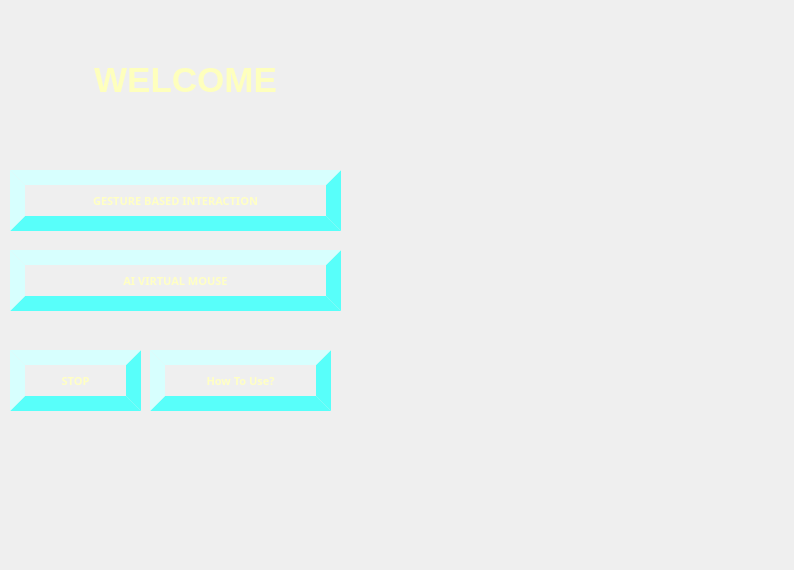
<?xml version="1.0" encoding="UTF-8"?>
<ui version="4.0">
 <class>ProjectUI</class>
 <widget class="QMainWindow" name="ProjectUI">
  <property name="geometry">
   <rect>
    <x>0</x>
    <y>0</y>
    <width>794</width>
    <height>570</height>
   </rect>
  </property>
  <property name="windowTitle">
   <string>MainWindow</string>
  </property>
  <widget class="QWidget" name="centralwidget">
   <widget class="QLabel" name="label">
    <property name="geometry">
     <rect>
      <x>0</x>
      <y>0</y>
      <width>791</width>
      <height>571</height>
     </rect>
    </property>
    <property name="font">
     <font>
      <family>MS Serif</family>
      <pointsize>18</pointsize>
      <weight>75</weight>
      <bold>true</bold>
     </font>
    </property>
    <property name="text">
     <string/>
    </property>
    <property name="pixmap">
     <pixmap>../myjarvis/images/JxUA.gif</pixmap>
    </property>
    <property name="scaledContents">
     <bool>true</bool>
    </property>
    <property name="alignment">
     <set>Qt::AlignLeading|Qt::AlignLeft|Qt::AlignTop</set>
    </property>
    <property name="wordWrap">
     <bool>false</bool>
    </property>
   </widget>
   <widget class="QLabel" name="label_2">
    <property name="geometry">
     <rect>
      <x>10</x>
      <y>60</y>
      <width>351</width>
      <height>71</height>
     </rect>
    </property>
    <property name="font">
     <font>
      <pointsize>26</pointsize>
      <weight>75</weight>
      <bold>true</bold>
     </font>
    </property>
    <property name="styleSheet">
     <string notr="true">color: rgb(254, 255, 189);</string>
    </property>
    <property name="text">
     <string>WELCOME</string>
    </property>
    <property name="alignment">
     <set>Qt::AlignHCenter|Qt::AlignTop</set>
    </property>
   </widget>
   <widget class="QPushButton" name="pushButton">
    <property name="geometry">
     <rect>
      <x>10</x>
      <y>170</y>
      <width>331</width>
      <height>61</height>
     </rect>
    </property>
    <property name="font">
     <font>
      <family>Arial Black</family>
      <pointsize>8</pointsize>
      <weight>75</weight>
      <italic>false</italic>
      <bold>true</bold>
     </font>
    </property>
    <property name="cursor">
     <cursorShape>PointingHandCursor</cursorShape>
    </property>
    <property name="mouseTracking">
     <bool>false</bool>
    </property>
    <property name="styleSheet">
     <string notr="true">color: rgb(255, 255, 196);
border-color: rgb(88, 255, 250);
background-color: transparent;
border-width:15px;
border-style:outset;
</string>
    </property>
    <property name="text">
     <string>GESTURE BASED INTERACTION</string>
    </property>
   </widget>
   <widget class="QPushButton" name="pushButton_2">
    <property name="geometry">
     <rect>
      <x>10</x>
      <y>250</y>
      <width>331</width>
      <height>61</height>
     </rect>
    </property>
    <property name="font">
     <font>
      <family>Arial Black</family>
      <pointsize>8</pointsize>
      <weight>75</weight>
      <italic>false</italic>
      <bold>true</bold>
     </font>
    </property>
    <property name="cursor">
     <cursorShape>PointingHandCursor</cursorShape>
    </property>
    <property name="mouseTracking">
     <bool>false</bool>
    </property>
    <property name="styleSheet">
     <string notr="true">color: rgb(255, 255, 196);
border-color: rgb(88, 255, 250);
background-color: transparent;
border-width:15px;
border-style:outset;
</string>
    </property>
    <property name="text">
     <string>AI VIRTUAL MOUSE</string>
    </property>
   </widget>
   <widget class="QPushButton" name="pushButton_3">
    <property name="geometry">
     <rect>
      <x>10</x>
      <y>350</y>
      <width>131</width>
      <height>61</height>
     </rect>
    </property>
    <property name="font">
     <font>
      <family>Arial Black</family>
      <pointsize>8</pointsize>
      <weight>75</weight>
      <italic>false</italic>
      <bold>true</bold>
     </font>
    </property>
    <property name="cursor">
     <cursorShape>PointingHandCursor</cursorShape>
    </property>
    <property name="mouseTracking">
     <bool>false</bool>
    </property>
    <property name="styleSheet">
     <string notr="true">color: rgb(255, 255, 196);
border-color: rgb(88, 255, 250);
background-color: transparent;
border-width:15px;
border-style:outset;
</string>
    </property>
    <property name="text">
     <string>STOP</string>
    </property>
   </widget>
   <widget class="QPushButton" name="pushButton_4">
    <property name="geometry">
     <rect>
      <x>150</x>
      <y>350</y>
      <width>181</width>
      <height>61</height>
     </rect>
    </property>
    <property name="font">
     <font>
      <family>Arial Black</family>
      <pointsize>8</pointsize>
      <weight>75</weight>
      <italic>false</italic>
      <bold>true</bold>
     </font>
    </property>
    <property name="cursor">
     <cursorShape>PointingHandCursor</cursorShape>
    </property>
    <property name="mouseTracking">
     <bool>false</bool>
    </property>
    <property name="styleSheet">
     <string notr="true">color: rgb(255, 255, 196);
border-color: rgb(88, 255, 250);
background-color: transparent;
border-width:15px;
border-style:outset;
</string>
    </property>
    <property name="text">
     <string>How To Use?</string>
    </property>
   </widget>
  </widget>
 </widget>
 <resources/>
 <connections/>
</ui>
